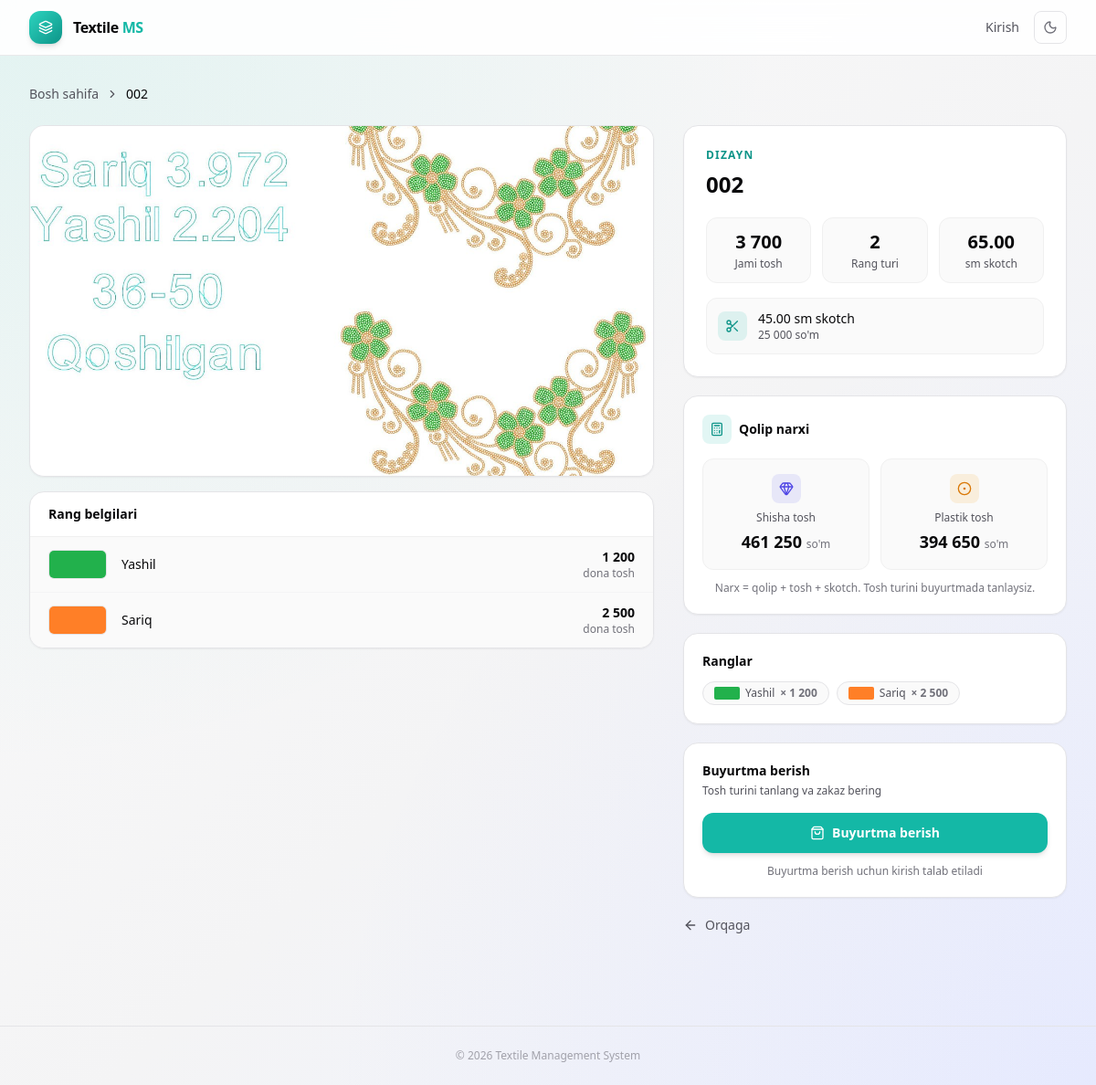
The app's page /designs/68c361a2-f807-41b1-95c2-2c3a261d844d/ with its own data.
### designs/models.py (models this page shows, shortened)
class Design(models.Model):
    id = models.UUIDField(primary_key=True, default=uuid.uuid4, editable=False)
    name = models.CharField(max_length=255)
    image = models.ImageField(upload_to='designs/', blank=True, null=True)
    scotch = models.ForeignKey(ScotchRoll, on_delete=models.SET_NULL, null=True, blank=True, related_name='designs')
    scotch_length = models.DecimalField(max_digits=10, decimal_places=2, blank=True, null=True)
    is_printable = models.BooleanField(default=False, help_text='Chop etish')
    updated_at = models.DateTimeField(auto_now=True)
    created_at = models.DateTimeField(auto_now_add=True)
    @property
    def color_count(self):
        return self.colors.count()
    def total_stones(self):
        return sum(dc.stone_count for dc in self.colors.all())
    def total_stone_cost(self, stone_type='glass'):
        from designs.models import StoneSize
        sizes = StoneSize.objects.all()
        if not sizes.exists():
            return 0
        if stone_type == 'plastic':
            avg_price = sum(s.plastic_stone_price for s in sizes) / sizes.count()
        else:
            avg_price = sum(s.glass_stone_price for s in sizes) / sizes.count()
        return self.total_stones() * avg_price
    def total_scotch_cost(self):
        if self.scotch and self.scotch_length:
            return self.scotch_length * self.scotch.price_per_meter / 100
        return 0
    def total_mold_cost(self):
        mold = MoldPrice.get_current()
        if self.color_count and mold:
            return self.color_count * mold.price
        return 0
    def qolip_narxi(self, stone_type='glass'):
        return self.total_mold_cost() + self.total_stone_cost(stone_type) + self.total_scotch_cost()
    class Meta:
        verbose_name = 'Design'
        verbose_name_plural = 'Designs'
        ordering = ['-created_at']

class DesignColor(models.Model):
    id = models.UUIDField(primary_key=True, default=uuid.uuid4, editable=False)
    design = models.ForeignKey(Design, on_delete=models.CASCADE, related_name='colors')
    color = models.ForeignKey(Color, on_delete=models.CASCADE)
    stone_count = models.IntegerField(default=0)
    updated_at = models.DateTimeField(auto_now=True)
    created_at = models.DateTimeField(auto_now_add=True)
    class Meta:
        verbose_name = 'Design Color'
        verbose_name_plural = 'Design Colors'
        unique_together = ['design', 'color']

class Color(models.Model):
    id = models.UUIDField(primary_key=True, default=uuid.uuid4, editable=False)
    name = models.CharField(max_length=100)
    label = models.ImageField(upload_to='colors/', blank=True, null=True)
    updated_at = models.DateTimeField(auto_now=True)
    created_at = models.DateTimeField(auto_now_add=True)
    class Meta:
        verbose_name = 'Color'
        verbose_name_plural = 'Colors'

class ScotchRoll(models.Model):
    id = models.UUIDField(primary_key=True, default=uuid.uuid4, editable=False)
    width = models.DecimalField(max_digits=10, decimal_places=2)
    price_per_meter = models.DecimalField(max_digits=10, decimal_places=2)
    updated_at = models.DateTimeField(auto_now=True)
    created_at = models.DateTimeField(auto_now_add=True)
    class Meta:
        verbose_name = 'Scotch Roll'
        verbose_name_plural = 'Scotch Rolls'

### accounts/views.py (the view)
# urls.py: path('designs/<uuid:design_id>/', views.design_detail, name='design_detail'),
def design_detail(request, design_id):
    design = get_object_or_404(
        Design.objects.prefetch_related('colors__color'),
        id=design_id,
    )
    return render(request, 'accounts/design_detail.html', {
        'design': design,
        'is_authenticated': request.user.is_authenticated,
        'price_glass':   design.qolip_narxi('glass'),
        'price_plastic': design.qolip_narxi('plastic'),
    })

### accounts/templatetags/num_filters.py (called while the page is built)
def _format_number(value, decimal_places=0):
    if value is None or value == '':
        return '—'
    try:
        d = Decimal(str(value))
    except (InvalidOperation, TypeError, ValueError):
        return str(value)
    if decimal_places == 0:
        formatted = f'{int(round(d)):,}'
    else:
        formatted = f'{d:,.{decimal_places}f}'
    return formatted.replace(',', ' ')

@register.filter
def num(value):
    return _format_number(value, decimal_places=0)

@register.filter
def numf(value, decimal_places=2):
    try:
        decimal_places = int(decimal_places)
    except (TypeError, ValueError):
        decimal_places = 2
    return _format_number(value, decimal_places=decimal_places)

@register.filter
def money(value):
    formatted = _format_number(value, decimal_places=0)
    if formatted == '—':
        return formatted
    return f"{formatted} so'm"

### designs/models.py (called while the page is built)
    @classmethod
    def get_current(cls):
        return cls.objects.order_by('-created_at').first()

### accounts/templates/accounts/design_detail.html (shortened to what this page needs)
{% extends 'accounts/base.html' %}
{% load num_filters %}
{% block content %}
<nav class="mb-6 flex items-center gap-2 text-sm t-secondary">
    <a href="{% url 'public_home' %}" class="hover:underline">Bosh sahifa</a>
    <i data-lucide="chevron-right" class="h-3.5 w-3.5"></i>
    <span class="font-medium t-primary">{{ design.name }}</span>
</nav>
<div class="grid gap-8 lg:grid-cols-[1fr_420px]">
    <div>
        <div class="overflow-hidden rounded-2xl border card shadow-sm aspect-video img-placeholder">
            {% if design.image %}
                <img src="{{ design.image.url }}" alt="{{ design.name }}" class="h-full w-full object-cover">
            {% endif %}
        </div>
        {% if design.colors.all %}
            <div class="mt-4 overflow-hidden rounded-2xl border card shadow-sm">
                <div class="card-header border-b px-5 py-3.5">
                    <h3 class="text-sm font-semibold t-primary">Rang belgilari</h3>
                </div>
                {% for item in design.colors.all %}
                    <div class="color-row flex items-center gap-4 px-5 py-3 transition-colors border-b last:border-0" style="border-color:#f4f4f5">
                        <div class="h-8 w-16 shrink-0 overflow-hidden rounded-md border img-placeholder" style="border-color:#e4e4e7">
                            {% if item.color.label %}
                                <img src="{{ item.color.label.url }}" alt="{{ item.color.name }}" class="h-full w-full object-cover">
                            {% else %}
                                <div class="grid h-full place-items-center">
                                    <i data-lucide="palette" class="h-3 w-3 t-muted"></i>
                                </div>
                            {% endif %}
                        </div>
                        <div class="flex-1 min-w-0">
                            <p class="font-medium t-primary text-sm">{{ item.color.name }}</p>
                        </div>
                        <div class="text-right shrink-0">
                            <p class="text-sm font-semibold t-primary">{{ item.stone_count|num }}</p>
                            <p class="text-xs t-muted">dona tosh</p>
                        </div>
                    </div>
                {% endfor %}
            </div>
        {% endif %}
    </div>
    <div class="space-y-5">
        <div class="rounded-2xl border card p-6 shadow-sm">
            <p class="text-xs font-semibold uppercase tracking-widest t-teal">Dizayn</p>
            <h1 class="mt-2 text-2xl font-bold t-primary">{{ design.name }}</h1>
            <div class="mt-5 grid grid-cols-3 gap-3">
                <div class="rounded-xl border p-3 text-center stat-mini" style="border-color:#f0f0f0">
                    <p class="text-xl font-bold t-primary">{{ design.total_stones|num }}</p>
                    <p class="mt-0.5 text-xs t-secondary">Jami tosh</p>
                </div>
                <div class="rounded-xl border p-3 text-center stat-mini" style="border-color:#f0f0f0">
                    <p class="text-xl font-bold t-primary">{{ design.color_count|num }}</p>
                    <p class="mt-0.5 text-xs t-secondary">Rang turi</p>
                </div>
                <div class="rounded-xl border p-3 text-center stat-mini" style="border-color:#f0f0f0">
                    {% if design.scotch and design.scotch_length %}
                        <p class="text-xl font-bold t-primary">{{ design.scotch_length|numf }}</p>
                        <p class="mt-0.5 text-xs t-secondary">sm skotch</p>
                    {% else %}
                        <p class="text-xl font-bold t-muted">—</p>
                        <p class="mt-0.5 text-xs t-secondary">Skotch</p>
                    {% endif %}
                </div>
            </div>
            {% if design.scotch %}
                <div class="mt-4 flex items-center gap-3 rounded-xl border p-3 stat-mini" style="border-color:#f0f0f0">
                    <span class="bg-teal-icon grid h-8 w-8 place-items-center rounded-lg shrink-0">
                        <i data-lucide="scissors" class="h-4 w-4"></i>
                    </span>
                    <div>
                        <p class="text-sm font-medium t-primary">{{ design.scotch.width }} sm skotch</p>
                        <p class="text-xs t-secondary">{{ design.scotch.price_per_meter|money }}</p>
                    </div>
                </div>
            {% endif %}
        </div>
        <div class="rounded-2xl border card p-5 shadow-sm">
            <div class="mb-4 flex items-center gap-2">
                <span class="bg-teal-icon grid h-8 w-8 place-items-center rounded-lg shrink-0">
                    <i data-lucide="calculator" class="h-4 w-4"></i>
                </span>
                <h3 class="text-sm font-semibold t-primary">Qolip narxi</h3>
            </div>
            <div class="grid grid-cols-2 gap-3">
                <div class="rounded-xl border p-4 stat-mini text-center" style="border-color:#f0f0f0">
                    <div class="mb-2 flex justify-center">
                        <span class="icon-indigo grid h-8 w-8 place-items-center rounded-lg">
                            <i data-lucide="gem" class="h-4 w-4"></i>
                        </span>
                    </div>
                    <p class="text-xs t-secondary mb-1">Shisha tosh</p>
                    <p class="text-lg font-bold t-primary">
                        {{ price_glass|num }}
                        <span class="text-xs font-normal t-muted">so'm</span>
                    </p>
                </div>
                <div class="rounded-xl border p-4 stat-mini text-center" style="border-color:#f0f0f0">
                    <div class="mb-2 flex justify-center">
                        <span class="icon-amber grid h-8 w-8 place-items-center rounded-lg">
                            <i data-lucide="circle-dot" class="h-4 w-4"></i>
                        </span>
                    </div>
                    <p class="text-xs t-secondary mb-1">Plastik tosh</p>
                    <p class="text-lg font-bold t-primary">
                        {{ price_plastic|num }}
                        <span class="text-xs font-normal t-muted">so'm</span>
                    </p>
                </div>
            </div>
            <p class="mt-3 text-xs t-muted text-center">
                Narx = qolip + tosh + skotch. Tosh turini buyurtmada tanlaysiz.
            </p>
        </div>
        {% if design.colors.all %}
            <div class="rounded-2xl border card p-5 shadow-sm">
                <h3 class="mb-3 text-sm font-semibold t-primary">Ranglar</h3>
                <div class="flex flex-wrap gap-2">
                    {% for item in design.colors.all %}
                        <span class="chip inline-flex items-center gap-1.5 rounded-full px-3 py-1 text-xs t-secondary">
                            {% if item.color.label %}
                                <img src="{{ item.color.label.url }}" alt="" class="h-3.5 w-7 rounded-sm object-cover">
                            {% endif %}
                            {{ item.color.name }}
                            <span class="font-semibold t-muted">× {{ item.stone_count|num }}</span>
                        </span>
                    {% endfor %}
                </div>
            </div>
        {% endif %}
        <div class="rounded-2xl border card p-5 shadow-sm">
            <h3 class="mb-1 text-sm font-semibold t-primary">Buyurtma berish</h3>
            <p class="mb-4 text-xs t-secondary">Tosh turini tanlang va zakaz bering</p>
            {% if is_authenticated %}
                <a href="{% url 'create_order_for_design' design.id %}"
                   class="inline-flex w-full items-center justify-center gap-2 rounded-xl bg-teal-500 px-4 py-3 text-sm font-semibold text-white shadow-md hover:bg-teal-600 transition-colors">
                    <i data-lucide="shopping-bag" class="h-4 w-4"></i>Zakaz berish
                </a>
            {% else %}
                <a href="{% url 'auth_choice' %}?next={% url 'create_order_for_design' design.id %}"
                   class="inline-flex w-full items-center justify-center gap-2 rounded-xl bg-teal-500 px-4 py-3 text-sm font-semibold text-white shadow-md hover:bg-teal-600 transition-colors">
                    <i data-lucide="shopping-bag" class="h-4 w-4"></i>Buyurtma berish
                </a>
                <p class="mt-3 text-center text-xs t-muted">Buyurtma berish uchun kirish talab etiladi</p>
            {% endif %}
        </div>
        <a href="javascript:history.back()"
           class="inline-flex items-center gap-2 text-sm t-secondary hover:underline transition-colors">
            <i data-lucide="arrow-left" class="h-4 w-4"></i>Orqaga
        </a>
    </div>
</div>
{% endblock %}

### accounts/templates/accounts/base.html (style rules this page uses)
body { font-family: 'Inter', ui-sans-serif, system-ui, sans-serif; background-color: #fafafa; color: #09090b; }
.t-primary { color: #09090b; }
.t-secondary { color: #52525b; }
.t-muted { color: #71717a; }
.t-teal { color: #0d9488; }
.card { background-color: #ffffff; border-color: #e4e4e7; }
.card-header { border-color: #f0f0f0; }
.bg-teal-icon { background-color: rgba(20,184,166,0.12); color: #0d9488; }
.icon-indigo { background-color: rgba(99,102,241,0.12); color: #4f46e5; }
.icon-amber { background-color: rgba(245,158,11,0.12); color: #d97706; }
.color-row { background-color: #fafafa; }
.chip { border: 1px solid #e4e4e7; background-color: #fafafa; }
.img-placeholder { background-color: #f4f4f5; }
.stat-mini { background-color: #fafafa; }

### records on screen
Design: name "002", image (picture), total_stones|num "3 700", color_count|num "2", scotch_length|numf "65.00", scotch.width "45.00", scotch.price_per_meter "25 000 so'm"
DesignColor: color.label (picture), color.name "Yashil", stone_count|num "1 200"
DesignColor: color.label (picture), color.name "Sariq", stone_count|num "2 500"

### other values on screen
{{ price_glass|num }} "461 250"
{{ price_plastic|num }} "394 650"
